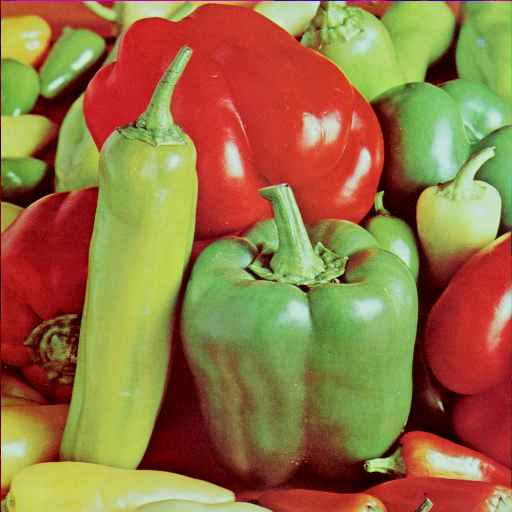
#> input picture images/input/peppers.jpg, 512 x 512 px; the run also reads 1 picture not shown here
$ jupyter execute --allow-errors main.ipynb   (shell and % lines are left out)
#> lines starting #> are read from the running program, lines starting #| are printed output that depends on the picture
# Quantum Color Image Edge Detection

Based on the paper: *Quantum color image edge detection algorithm based on Sobel operator*

This notebook implements the complete quantum edge detection algorithm for color images using the OCQR (Optimized Quantum Representation) model and the improved Sobel operator with 4-direction gradient calculation.

### Algorithm Overview

1. **OCQR Encoding**: Convert classical RGB images to quantum representation
2. **Neighborhood Preparation**: Generate 8 shifted versions for edge detection
3. **Gradient Calculation**: Compute gradients in 4 directions (Gx, Gy, G45, G135)
4. **Maximum Value**: Find the maximum gradient among the 4 directions
5. **Threshold Operation**: Apply threshold to determine edge pixels
6. **Edge Extraction**: Subtract edge gradient from original image

[cell 1]
# reloads modules before executing code

# Import required libraries
import numpy as np
from PIL import Image
import matplotlib.pyplot as plt
import os
import time

# Quantum computing imports
from qiskit import QuantumCircuit, QuantumRegister, ClassicalRegister
from qiskit_aer import AerSimulator
from qiskit import transpile

# Import helper modules
#> (the rest of this cell did not finish here and is left out)

### Test on Paper's 4×4 Matrix

Verify our implementation using the exact 4×4 test matrix from the paper (Fig. 1 & Fig. 15).

#> (a cell that did not finish here is left out)

### Classical Edge Detection (for verification)

#> (a cell that did not finish here is left out)

### Quantum Circuit Preparation (Fig. 14)

Prepare the complete quantum circuit for edge detection following Fig. 14 from the paper.

[cell 4]
# Build the complete quantum edge detection circuit (Fig. 14) for 4x4 image
n, q = 2, 3  # 4x4 image, 3-bit color depth

print("Building quantum edge detection circuit (Fig. 14)...")
#> (the rest of this cell did not finish here and is left out)

[cell 5]
# qc_copy = qc.copy()
# qc_copy.remove_final_measurements()
# qc_copy.draw(output='text',fold=-1)

[cell 6]
# Print register layout
print("Register layout:")
#> (the rest of this cell did not finish here and is left out)

### Testing transpilation
Optimized for CZ (for Rigetti's Cepheus-1)

[cell 7]
# Using qiskit transpiler
from qiskit import QuantumCircuit, transpile
from qiskit.circuit.random import random_circuit

# [19 lines left out: function transpile_to_cepheus_qiskit, not called in this run]

#> (the rest of this cell did not finish here and is left out)

[cell 8]
# Using Rigetti's transpiler
import numpy as np
from qiskit import QuantumCircuit
from pyquil import Program, get_qc
from pyquil.gates import H, CNOT, RX, RY, RZ, CZ
from pyquil.api import local_compiler

# [52 lines left out: functions qiskit_to_pyquil, compile_to_cepheus_rigetti, not called in this run]

# --- Example Usage ---
# Create the same Qiskit circuit
#> (the rest of this cell did not finish here and is left out)

### Large Image Processing (512×512)

Process the standard test images (Peppers and Baboon) as mentioned in Section 4 of the paper.

[cell 9]
class LargeImageProcessor:
    """Processor for large color images (512x512)."""

    def __init__(self):
        self.n = 9  # 512 = 2^9
        self.q = 8  # 8-bit color depth
        self.threshold = 128  # 2^(8-1)

    def estimate_qubits(self):
        """Estimate qubit requirements for 512x512 images (paper-correct calculation)."""
        # According to paper Section 4:
        # Position: 2n, Channel: 2, Intensity: 9*q, Auxiliary: ~20
        position_qubits = 2 * self.n
        channel_qubits = 2
        intensity_qubits = 9 * self.q  # 9 neighborhood images × q bits
        aux_qubits = 20
        total = position_qubits + channel_qubits + intensity_qubits + aux_qubits

        print(f"Qubit requirements for 512x512 (paper-correct):")
        print(f"  Position ({2**self.n}x{2**self.n}): {position_qubits} qubits")
        print(f"  Channel (RGB): {channel_qubits} qubits")
        print(f"  Intensity (9 images x {self.q} bits): {intensity_qubits} qubits")
        print(f"  Auxiliary: {aux_qubits} qubits")
        print(f"  Total: {total} qubits")
        print(f"  IBM Q stabilizer limit: 5000 qubits")
        status = "Feasible" if total <= 5000 else "Not feasible"
        print(f"  Status: {status}")

        return total

    def process_image(self, image_path, output_dir="./images/output"):
        """Process a large image for edge detection."""
#> called with image_path = './images/input/peppers.jpg', output_dir = './images/output'
        print(f"\nProcessing image: {image_path}")

        # Load and preprocess image
        img = Image.open(image_path).convert("RGB")
#> img is the input picture: PIL image 512x512 RGB; mean R, G, B 149.9, 115.7, 66.9
        img_array = np.array(img)

        print(f"Image loaded: {img_array.shape}")
#| Image loaded: (512, 512, 3)

        # Save original image
        os.makedirs(output_dir, exist_ok=True)
        base_name = os.path.splitext(os.path.basename(image_path))[0]
        original_path = os.path.join(output_dir, f"{base_name}_original.jpg")
        img.save(original_path)

        # Classical edge detection for comparison
        print("Running classical edge detection...")
        start_time = time.time()
        edges_classical, _, _ = classical_edge_detection(img_array)
        classical_time = time.time() - start_time

        # Save classical result with new naming: {original}_classical_edge.jpg
        edge_img = Image.fromarray(edges_classical.astype(np.uint8))
        edge_path = os.path.join(output_dir, f"{base_name}_classical_edge.jpg")
        edge_img.save(edge_path)

        print(f"Classical edge detection completed in {classical_time:.2f} seconds")
        print(f"Results saved to: {edge_path}")

        # Prepare quantum circuit (framework)
        print("\nPreparing quantum circuit framework...")
        detector = QuantumColorEdgeDetector(n=self.n, q=self.q)
        qc = detector.prepare_complete_circuit(img_array)

        print("\nNote: Full quantum circuit execution is not performed here.")
        print("Actual execution on IBM Q would take ~3.5 hours (16 batches of 20,000 shots)")

        return {
            "original": original_path,
            "edges_classical": edge_path,
            "quantum_circuit": qc,
            "classical_time": classical_time
        }

# Initialize large image processor
processor = LargeImageProcessor()
qubits_needed = processor.estimate_qubits()

#### Process Peppers Image

[cell 10]
# Process Peppers image
peppers_path = "./images/input/peppers.jpg"
#> (the rest of this cell did not finish here and is left out)

#### Process Baboon Image

[cell 11]
# Process Baboon image
baboon_path = "./images/input/baboon.jpg"
#> (the rest of this cell did not finish here and is left out)

#> call 2 of process_image, with image_path = './images/input/baboon.jpg', output_dir = './images/output'
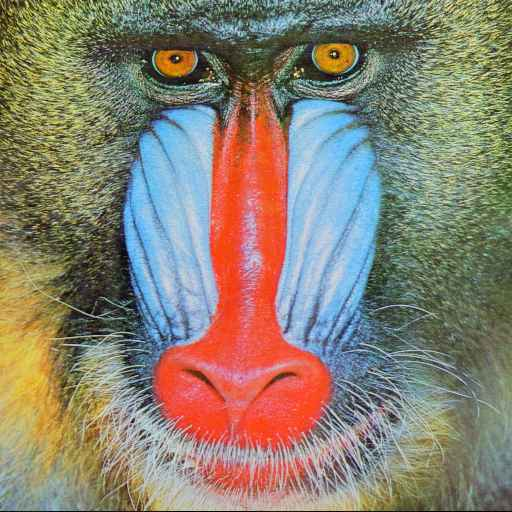
#> input picture images/input/baboon.jpg, 512 x 512 px
#> in process_image, img is the input picture: PIL image 512x512 RGB; mean R, G, B 137.4, 128.9, 113.2
#| Image loaded: (512, 512, 3)
    print("\nBaboon processing completed:")
    for key, value in baboon_results.items():
        if key != "quantum_circuit":
            print(f"  {key}: {value}")
else:
    print(f"Baboon image not found at {baboon_path}")

### Results Summary

Display the processed images and summarize the results.

[cell 12]
# Display results if available
output_dir = "./images/output"
if os.path.exists(output_dir):
    output_files = [f for f in os.listdir(output_dir) if f.endswith((".jpg", ".png"))]

    if output_files:
        print(f"Generated files in {output_dir}:")
        for file in output_files:
            print(f"  {file}")

        # Display some results
        fig, axes = plt.subplots(2, 2, figsize=(12, 10))
        axes = axes.flatten()

        for i, file in enumerate(output_files[:4]):
            img_path = os.path.join(output_dir, file)
            img = Image.open(img_path)
            axes[i].imshow(img)
            axes[i].set_title(file)
            axes[i].axis("off")

        plt.tight_layout()
        plt.show()
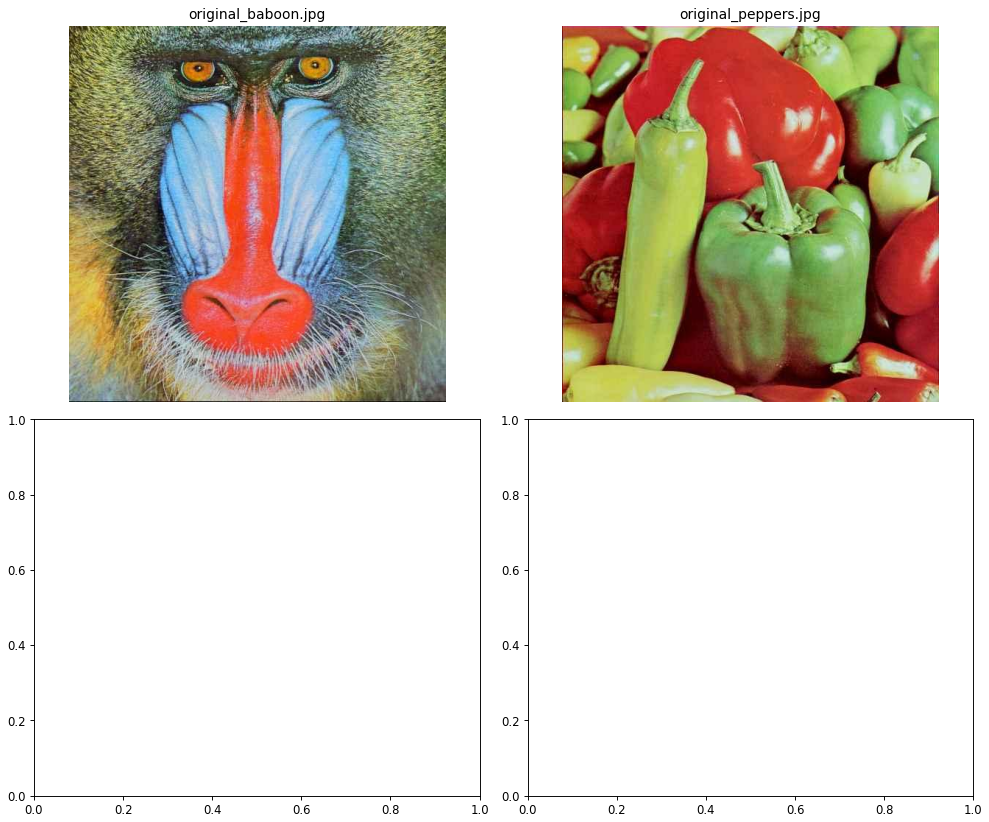
#> figure drawn by matplotlib, 2 panels
    else:
        print("No output files found.")
else:
    print(f"Output directory {output_dir} does not exist.")
